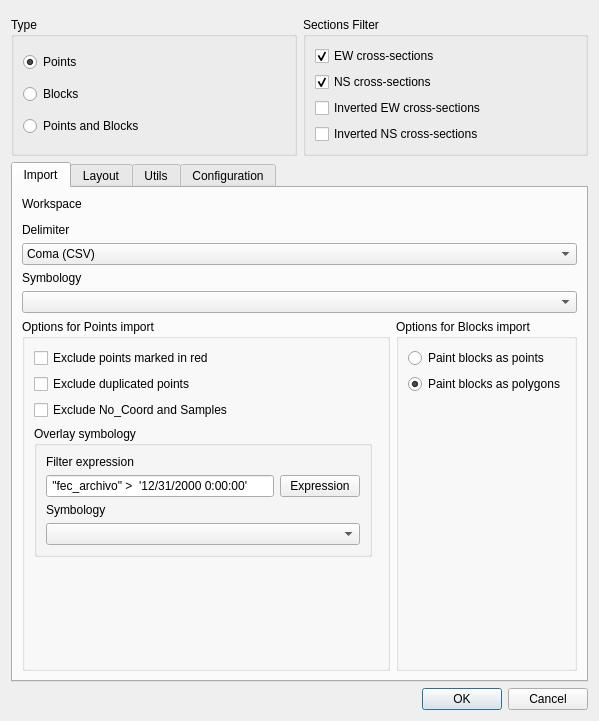
<?xml version="1.0" encoding="UTF-8"?>
<ui version="4.0">
 <class>Dialog</class>
 <widget class="QDialog" name="Dialog">
  <property name="geometry">
   <rect>
    <x>0</x>
    <y>0</y>
    <width>599</width>
    <height>721</height>
   </rect>
  </property>
  <property name="windowTitle">
   <string>Sugar Tools</string>
  </property>
  <layout class="QGridLayout" name="gridLayout_6">
   <item row="0" column="0" colspan="2">
    <widget class="QgsMessageBar" name="messageBar">
     <property name="frameShape">
      <enum>QFrame::StyledPanel</enum>
     </property>
     <property name="frameShadow">
      <enum>QFrame::Raised</enum>
     </property>
    </widget>
   </item>
   <item row="1" column="0">
    <widget class="QGroupBox" name="pointOrBlock">
     <property name="title">
      <string>Type</string>
     </property>
     <property name="checkable">
      <bool>false</bool>
     </property>
     <layout class="QGridLayout" name="gridLayout_5">
      <item row="1" column="0">
       <widget class="QRadioButton" name="radioBlocks">
        <property name="text">
         <string>Blocks</string>
        </property>
       </widget>
      </item>
      <item row="0" column="0">
       <widget class="QRadioButton" name="radioPoints">
        <property name="text">
         <string>Points</string>
        </property>
        <property name="checked">
         <bool>true</bool>
        </property>
       </widget>
      </item>
      <item row="2" column="0">
       <widget class="QRadioButton" name="radioPointsBlocks">
        <property name="text">
         <string>Points and Blocks</string>
        </property>
       </widget>
      </item>
     </layout>
    </widget>
   </item>
   <item row="1" column="1">
    <widget class="QGroupBox" name="groupBox">
     <property name="title">
      <string>Sections Filter</string>
     </property>
     <layout class="QVBoxLayout" name="verticalLayout_2">
      <item>
       <widget class="QCheckBox" name="section_ew">
        <property name="text">
         <string>EW cross-sections</string>
        </property>
        <property name="checked">
         <bool>true</bool>
        </property>
       </widget>
      </item>
      <item>
       <widget class="QCheckBox" name="section_ns">
        <property name="text">
         <string>NS cross-sections</string>
        </property>
        <property name="checked">
         <bool>true</bool>
        </property>
       </widget>
      </item>
      <item>
       <widget class="QCheckBox" name="section_ew_inverted">
        <property name="text">
         <string>Inverted EW cross-sections</string>
        </property>
       </widget>
      </item>
      <item>
       <widget class="QCheckBox" name="section_ns_inverted">
        <property name="text">
         <string>Inverted NS cross-sections</string>
        </property>
       </widget>
      </item>
     </layout>
    </widget>
   </item>
   <item row="3" column="0" colspan="2">
    <widget class="QDialogButtonBox" name="buttonBox">
     <property name="orientation">
      <enum>Qt::Horizontal</enum>
     </property>
     <property name="standardButtons">
      <set>QDialogButtonBox::Cancel|QDialogButtonBox::Ok</set>
     </property>
    </widget>
   </item>
   <item row="2" column="0" colspan="2">
    <widget class="QTabWidget" name="tabWidget">
     <property name="currentIndex">
      <number>0</number>
     </property>
     <widget class="QWidget" name="tabImport">
      <attribute name="title">
       <string>Import</string>
      </attribute>
      <layout class="QGridLayout" name="gridLayout_2">
       <item row="1" column="0" colspan="2">
        <widget class="QgsFileWidget" name="workspace">
         <property name="storageMode">
          <enum>QgsFileWidget::GetDirectory</enum>
         </property>
        </widget>
       </item>
       <item row="0" column="0" colspan="2">
        <widget class="QLabel" name="label">
         <property name="text">
          <string>Workspace</string>
         </property>
        </widget>
       </item>
       <item row="3" column="0" colspan="2">
        <widget class="QComboBox" name="delimiter">
         <item>
          <property name="text">
           <string>Coma (CSV)</string>
          </property>
         </item>
         <item>
          <property name="text">
           <string>Tabulator (TSV)</string>
          </property>
         </item>
        </widget>
       </item>
       <item row="6" column="0">
        <widget class="QGroupBox" name="groupBoxPoints">
         <property name="title">
          <string>Options for Points import</string>
         </property>
         <layout class="QGridLayout" name="gridLayout_3">
          <item row="6" column="0" colspan="2">
           <spacer name="verticalSpacer_5">
            <property name="orientation">
             <enum>Qt::Vertical</enum>
            </property>
            <property name="sizeHint" stdset="0">
             <size>
              <width>20</width>
              <height>40</height>
             </size>
            </property>
           </spacer>
          </item>
          <item row="3" column="0">
           <widget class="QGroupBox" name="groupBox_2">
            <property name="title">
             <string>Overlay symbology</string>
            </property>
            <layout class="QGridLayout" name="gridLayout_7">
             <item row="1" column="0">
              <widget class="QLineEdit" name="filter_expr">
               <property name="text">
                <string> &quot;fec_archivo&quot; &gt;  '12/31/2000 0:00:00' </string>
               </property>
              </widget>
             </item>
             <item row="2" column="0">
              <widget class="QLabel" name="label_7">
               <property name="text">
                <string>Symbology</string>
               </property>
              </widget>
             </item>
             <item row="0" column="0">
              <widget class="QLabel" name="label_4">
               <property name="text">
                <string>Filter expression</string>
               </property>
              </widget>
             </item>
             <item row="1" column="1">
              <widget class="QPushButton" name="filter_expr_btn">
               <property name="text">
                <string>Expression</string>
               </property>
              </widget>
             </item>
             <item row="3" column="0" colspan="2">
              <widget class="QComboBox" name="symbology_overlay"/>
             </item>
            </layout>
           </widget>
          </item>
          <item row="2" column="0" colspan="2">
           <widget class="QCheckBox" name="exclude_no_coords">
            <property name="text">
             <string>Exclude No_Coord and Samples</string>
            </property>
           </widget>
          </item>
          <item row="1" column="0" colspan="2">
           <widget class="QCheckBox" name="exclude_duplicated_points">
            <property name="text">
             <string>Exclude duplicated points</string>
            </property>
           </widget>
          </item>
          <item row="0" column="0" colspan="2">
           <widget class="QCheckBox" name="exclude_red_points">
            <property name="text">
             <string>Exclude points marked in red</string>
            </property>
           </widget>
          </item>
         </layout>
        </widget>
       </item>
       <item row="6" column="1">
        <widget class="QGroupBox" name="groupBoxBlocks">
         <property name="enabled">
          <bool>true</bool>
         </property>
         <property name="maximumSize">
          <size>
           <width>215</width>
           <height>16777215</height>
          </size>
         </property>
         <property name="title">
          <string>Options for Blocks import</string>
         </property>
         <layout class="QGridLayout" name="gridLayout_4">
          <item row="2" column="0">
           <spacer name="verticalSpacer_4">
            <property name="orientation">
             <enum>Qt::Vertical</enum>
            </property>
            <property name="sizeHint" stdset="0">
             <size>
              <width>20</width>
              <height>40</height>
             </size>
            </property>
           </spacer>
          </item>
          <item row="0" column="0">
           <widget class="QRadioButton" name="option_points">
            <property name="text">
             <string>Paint blocks as points</string>
            </property>
           </widget>
          </item>
          <item row="1" column="0">
           <widget class="QRadioButton" name="option_polygons">
            <property name="text">
             <string>Paint blocks as polygons</string>
            </property>
            <property name="checked">
             <bool>true</bool>
            </property>
           </widget>
          </item>
         </layout>
        </widget>
       </item>
       <item row="5" column="0" colspan="2">
        <widget class="QComboBox" name="symbology"/>
       </item>
       <item row="2" column="0" colspan="2">
        <widget class="QLabel" name="label_6">
         <property name="text">
          <string>Delimiter</string>
         </property>
        </widget>
       </item>
       <item row="4" column="0" colspan="2">
        <widget class="QLabel" name="labelSymbology">
         <property name="text">
          <string>Symbology</string>
         </property>
        </widget>
       </item>
      </layout>
     </widget>
     <widget class="QWidget" name="tabLayout">
      <attribute name="title">
       <string>Layout</string>
      </attribute>
      <layout class="QGridLayout" name="gridLayout">
       <item row="3" column="0" colspan="2">
        <widget class="QComboBox" name="layout"/>
       </item>
       <item row="1" column="0" colspan="2">
        <widget class="QComboBox" name="layer"/>
       </item>
       <item row="0" column="0">
        <widget class="QLabel" name="label_2">
         <property name="text">
          <string>Layer</string>
         </property>
        </widget>
       </item>
       <item row="2" column="0">
        <widget class="QLabel" name="label_3">
         <property name="text">
          <string>Layout</string>
         </property>
        </widget>
       </item>
       <item row="4" column="0" colspan="2">
        <spacer name="verticalSpacer_3">
         <property name="orientation">
          <enum>Qt::Vertical</enum>
         </property>
         <property name="sizeHint" stdset="0">
          <size>
           <width>20</width>
           <height>40</height>
          </size>
         </property>
        </spacer>
       </item>
      </layout>
     </widget>
     <widget class="QWidget" name="tabUtils">
      <attribute name="title">
       <string>Utils</string>
      </attribute>
      <layout class="QVBoxLayout" name="verticalLayout">
       <item>
        <widget class="QGroupBox" name="groupBox_4">
         <property name="title">
          <string>Layouts</string>
         </property>
         <layout class="QVBoxLayout" name="verticalLayout_3">
          <item>
           <widget class="QPushButton" name="import_layout_btn">
            <property name="text">
             <string>Import layout from plugin</string>
            </property>
           </widget>
          </item>
          <item>
           <widget class="QPushButton" name="import_layout_plant_btn">
            <property name="text">
             <string>Import plant layout from plugin</string>
            </property>
           </widget>
          </item>
         </layout>
        </widget>
       </item>
       <item>
        <widget class="QGroupBox" name="groupBox_3">
         <property name="title">
          <string>Plant</string>
         </property>
         <layout class="QVBoxLayout" name="verticalLayout_4">
          <item>
           <widget class="QLabel" name="label_5">
            <property name="text">
             <string>Select folder containing shapefiles:</string>
            </property>
           </widget>
          </item>
          <item>
           <widget class="QgsFileWidget" name="shapefiles_folder">
            <property name="storageMode">
             <enum>QgsFileWidget::GetDirectory</enum>
            </property>
           </widget>
          </item>
          <item>
           <widget class="QPushButton" name="import_shapefiles_btn">
            <property name="text">
             <string>Import plant shapefiles</string>
            </property>
           </widget>
          </item>
         </layout>
        </widget>
       </item>
       <item>
        <spacer name="verticalSpacer">
         <property name="orientation">
          <enum>Qt::Vertical</enum>
         </property>
         <property name="sizeHint" stdset="0">
          <size>
           <width>20</width>
           <height>209</height>
          </size>
         </property>
        </spacer>
       </item>
      </layout>
     </widget>
     <widget class="QWidget" name="tabConfig">
      <attribute name="title">
       <string>Configuration</string>
      </attribute>
      <layout class="QVBoxLayout" name="verticalLayout_5">
       <item>
        <widget class="QLabel" name="label_8">
         <property name="text">
          <string>Points Symbology folder</string>
         </property>
        </widget>
       </item>
       <item>
        <widget class="QgsFileWidget" name="symbology_folder">
         <property name="storageMode">
          <enum>QgsFileWidget::GetDirectory</enum>
         </property>
        </widget>
       </item>
       <item>
        <widget class="QLabel" name="label_9">
         <property name="text">
          <string>Overlay Symbology folder</string>
         </property>
        </widget>
       </item>
       <item>
        <widget class="QgsFileWidget" name="symbology_overlay_folder">
         <property name="storageMode">
          <enum>QgsFileWidget::GetDirectory</enum>
         </property>
        </widget>
       </item>
       <item>
        <spacer name="verticalSpacer_2">
         <property name="orientation">
          <enum>Qt::Vertical</enum>
         </property>
         <property name="sizeHint" stdset="0">
          <size>
           <width>20</width>
           <height>108</height>
          </size>
         </property>
        </spacer>
       </item>
      </layout>
     </widget>
    </widget>
   </item>
  </layout>
 </widget>
 <customwidgets>
  <customwidget>
   <class>QgsFileWidget</class>
   <extends>QWidget</extends>
   <header>qgsfilewidget.h</header>
   <container>1</container>
  </customwidget>
  <customwidget>
   <class>QgsMessageBar</class>
   <extends>QFrame</extends>
   <header>qgis.gui</header>
   <container>1</container>
  </customwidget>
 </customwidgets>
 <resources/>
 <connections>
  <connection>
   <sender>buttonBox</sender>
   <signal>accepted()</signal>
   <receiver>Dialog</receiver>
   <slot>accept()</slot>
   <hints>
    <hint type="sourcelabel">
     <x>248</x>
     <y>254</y>
    </hint>
    <hint type="destinationlabel">
     <x>157</x>
     <y>274</y>
    </hint>
   </hints>
  </connection>
  <connection>
   <sender>buttonBox</sender>
   <signal>rejected()</signal>
   <receiver>Dialog</receiver>
   <slot>reject()</slot>
   <hints>
    <hint type="sourcelabel">
     <x>316</x>
     <y>260</y>
    </hint>
    <hint type="destinationlabel">
     <x>286</x>
     <y>274</y>
    </hint>
   </hints>
  </connection>
 </connections>
</ui>
